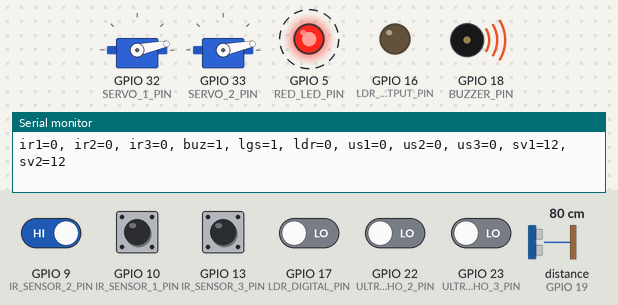
Bench run of a program on a simulated ESP32. Shown: 2 × servo, output pins drawn as LEDs (lit = HIGH), buzzer (waves = sounding), the last lines printed to the serial monitor. Wiring (inferred from the names in the program): ultrasonic range finder: trigger GPIO 14; echo GPIO 19. Dashed ring = blinking. The test bench sets the inputs (shaded band); at power-on: GPIO 9 (IR_SENSOR_2_PIN), GPIO 10 (IR_SENSOR_1_PIN), GPIO 13 (IR_SENSOR_3_PIN) HIGH, GPIO 17 (LDR_DIGITAL_PIN), GPIO 22 (ULTRASONIC_ECHO_2_PIN), GPIO 23 (ULTRASONIC_ECHO_3_PIN) LOW, distance to the obstacle (sensor on GPIO 19) 80 cm. The echo pulse lasts 58.3 µs per cm; pins used as bus, display or sensor lines are not drawn.

Above: at 1.26 s.
1.3 s: GPIO 17 (LDR_DIGITAL_PIN) driven HIGH
At 1.47 s:
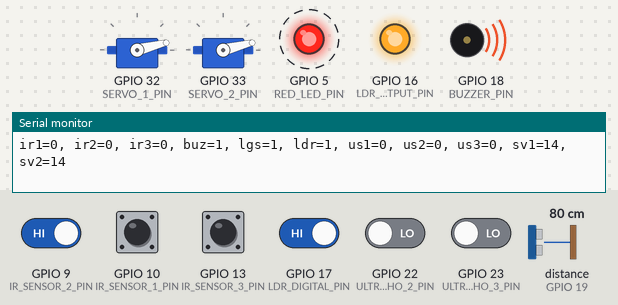
4.3 s: GPIO 17 (LDR_DIGITAL_PIN) driven LOW
At 5.12 s:
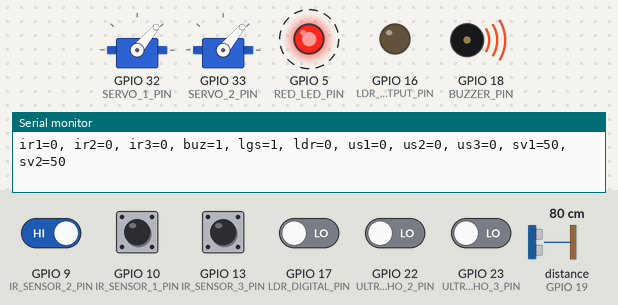
7.3 s: GPIO 17 (LDR_DIGITAL_PIN) driven HIGH
At 7.45 s:
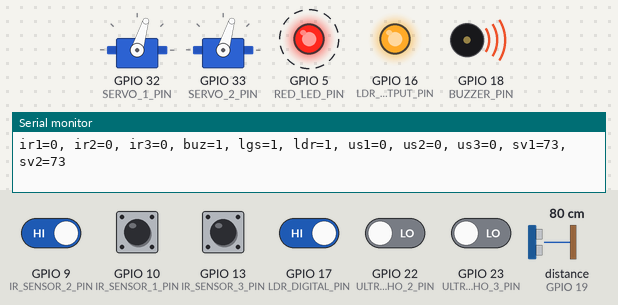
10.3 s: GPIO 9 (IR_SENSOR_2_PIN) driven LOW and GPIO 17 (LDR_DIGITAL_PIN) driven LOW
At 11.21 s:
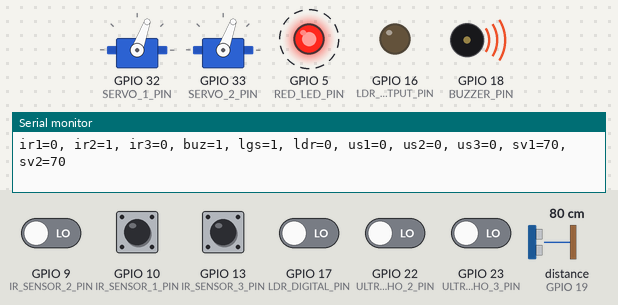
13.3 s: GPIO 17 (LDR_DIGITAL_PIN) driven HIGH
At 13.54 s:
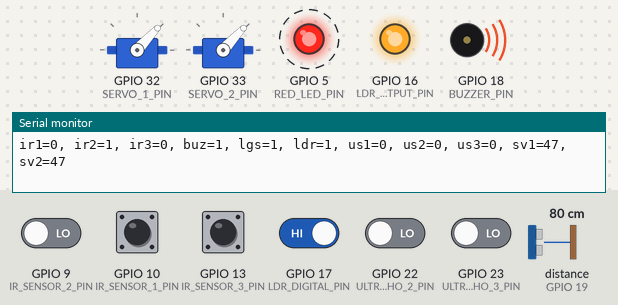
16.3 s: GPIO 17 (LDR_DIGITAL_PIN) driven LOW
At 21.36 s:
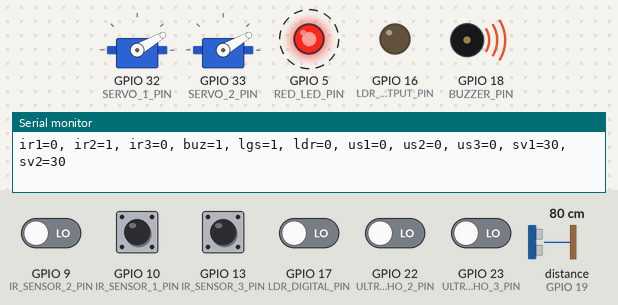
Timing chart, 0 to 22.9 s (numbered marks = the images above; inputs shaded):
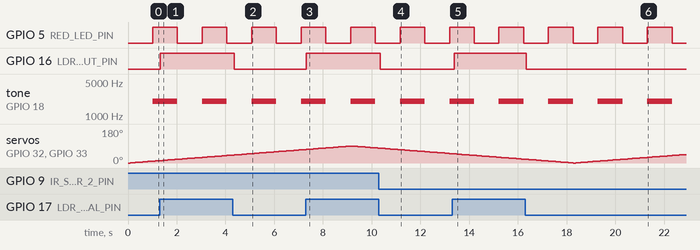

Measured:
- after the input at 1.3 s, GPIO 16 (LDR_OUTPUT_PIN): LOW → HIGH at once
- after the input at 4.3 s, GPIO 16 (LDR_OUTPUT_PIN): HIGH → LOW after 0.06 s
- after the input at 7.3 s, GPIO 16 (LDR_OUTPUT_PIN): LOW → HIGH at once
- after the input at 10.3 s, GPIO 16 (LDR_OUTPUT_PIN): HIGH → LOW after 0.05 s
- after the input at 13.3 s, GPIO 16 (LDR_OUTPUT_PIN): LOW → HIGH after 0.10 s
- after the input at 16.3 s, GPIO 16 (LDR_OUTPUT_PIN): HIGH → LOW at once
- by itself, GPIO 5 (RED_LED_PIN): alternates HIGH for 1.0 s and LOW for 1.0 s
- by itself, tone on GPIO 18 (BUZZER_PIN): alternates 2000 Hz for 1.0 s and silent for 1.0 s

The program:

main.cpp
```cpp
#include <Arduino.h>

#include "ir_obstacle_test.h"
#include "servo_test.h"
#include "ultrasonic_test.h"
#include "warnings_test.h"

constexpr int BUZZER_PIN = 18;
constexpr int RED_LED_PIN = 5;

constexpr int SERVO_1_PIN = 32;
constexpr int SERVO_2_PIN = 33;

constexpr int ULTRASONIC_TRIGGER_PIN = 14;
constexpr int ULTRASONIC_ECHO_1_PIN = 19;
constexpr int ULTRASONIC_ECHO_2_PIN = 22;
constexpr int ULTRASONIC_ECHO_3_PIN = 23;
constexpr float ULTRASONIC_OBSTACLE_DISTANCE_CM = 10.0f;

constexpr int IR_SENSOR_1_PIN = 10;
constexpr int IR_SENSOR_2_PIN = 9;
constexpr int IR_SENSOR_3_PIN = 13;

constexpr int LDR_DIGITAL_PIN = 17;
constexpr int LDR_OUTPUT_PIN = 16;

struct CsvData {
    int ir1;
    int ir2;
    int ir3;
    int buz;
    int lgs;
    int ls1;
    int ls2;
    int ldr;
    int us1;
    int us2;
    int us3;
    int sv1;
    int sv2;
};

void printStateLine(const CsvData& data)
{
    Serial.print("ir1=");
    Serial.print(data.ir1);
    Serial.print(", ir2=");
    Serial.print(data.ir2);
    Serial.print(", ir3=");
    Serial.print(data.ir3);
    Serial.print(", buz=");
    Serial.print(data.buz);
    Serial.print(", lgs=");
    Serial.print(data.lgs);
    Serial.print(", ldr=");
    Serial.print(data.ldr);
    Serial.print(", us1=");
    Serial.print(data.us1);
    Serial.print(", us2=");
    Serial.print(data.us2);
    Serial.print(", us3=");
    Serial.print(data.us3);
    Serial.print(", sv1=");
    Serial.print(data.sv1);
    Serial.print(", sv2=");
    Serial.println(data.sv2);
}

void setup()
{
    Serial.begin(115200);

    setupServoTest(SERVO_1_PIN, SERVO_2_PIN);
    setupUltrasonicTest(
        ULTRASONIC_TRIGGER_PIN,
        ULTRASONIC_ECHO_1_PIN,
        ULTRASONIC_ECHO_2_PIN,
        ULTRASONIC_ECHO_3_PIN);
    setupIrObstacleTest(IR_SENSOR_1_PIN, IR_SENSOR_2_PIN, IR_SENSOR_3_PIN);
    setupWarningsTest(BUZZER_PIN, RED_LED_PIN);

    pinMode(LDR_DIGITAL_PIN, INPUT);
    pinMode(LDR_OUTPUT_PIN, OUTPUT);
    digitalWrite(LDR_OUTPUT_PIN, LOW);
}

void loop()
{
    runServoTest();
    runUltrasonicTest();
    runIrObstacleTest();
    runWarningsTest();

    const int ir1 = getIrObstacleState(0);
    const int ir2 = getIrObstacleState(1);
    const int ir3 = getIrObstacleState(2);
    const int buz = getBuzzerState();
    const int lgs = getLedState();
    const int ldr = digitalRead(LDR_DIGITAL_PIN) == HIGH ? 1 : 0;
    const int us1 = isUltrasonicObstacleDetected(0, ULTRASONIC_OBSTACLE_DISTANCE_CM) ? 1 : 0;
    const int us2 = isUltrasonicObstacleDetected(1, ULTRASONIC_OBSTACLE_DISTANCE_CM) ? 1 : 0;
    const int us3 = isUltrasonicObstacleDetected(2, ULTRASONIC_OBSTACLE_DISTANCE_CM) ? 1 : 0;
    const int sv1 = static_cast<int>(getServoAngle1());
    const int sv2 = static_cast<int>(getServoAngle2());

    digitalWrite(LDR_OUTPUT_PIN, ldr == 1 ? HIGH : LOW);

    CsvData data = {
        .ir1 = ir1,
        .ir2 = ir2,
        .ir3 = ir3,
        .buz = buz,
        .lgs = lgs,
        .ldr = ldr,
        .us1 = us1,
        .us2 = us2,
        .us3 = us3,
        .sv1 = sv1,
        .sv2 = sv2
        };
    printStateLine(data);

    delay(100);
}
```

ir_obstacle_test.h
```cpp
#ifndef IR_OBSTACLE_TEST_H
#define IR_OBSTACLE_TEST_H

void setupIrObstacleTest(int sensor1Pin, int sensor2Pin, int sensor3Pin);
void runIrObstacleTest();
int getIrObstacleState(int sensorIndex);

#endif
```

servo_test.h
```cpp
#ifndef SERVO_TEST_H
#define SERVO_TEST_H

void setupServoTest(int servoPin1, int servoPin2);
void runServoTest();
float getServoAngle1();
float getServoAngle2();

#endif
```

ultrasonic_test.h
```cpp
#ifndef ULTRASONIC_TEST_H
#define ULTRASONIC_TEST_H

void setupUltrasonicTest(int trigPin, int echo1Pin, int echo2Pin, int echo3Pin);
void runUltrasonicTest();
float getUltrasonicDistanceCm(int sensorIndex);
bool isUltrasonicObstacleDetected(int sensorIndex, float maxDistanceCm);

#endif
```

warnings_test.h
```cpp
#ifndef WARNINGS_TEST_H
#define WARNINGS_TEST_H

void setupWarningsTest(int buzzerPin, int redLedPin);
void runWarningsTest();
void setWarningsTestEnabled(bool enabled);
bool isWarningActive();
int getBuzzerState();
int getLedState();

#endif
```

ir_obstacle_test.cpp
```cpp
#include "ir_obstacle_test.h"

#include <Arduino.h>

#include "ir_obstacle_driver.h"

namespace {
constexpr unsigned long kReadIntervalMs = 200;
unsigned long lastReadAtMs = 0;
}  // namespace

void setupIrObstacleTest(int sensor1Pin, int sensor2Pin, int sensor3Pin) {
  setupIrObstacleDriver(sensor1Pin, sensor2Pin, sensor3Pin);
  lastReadAtMs = 0;
}

void runIrObstacleTest() {
  const unsigned long now = millis();
  if (now - lastReadAtMs < kReadIntervalMs) {
    return;
  }

  lastReadAtMs = now;
  updateIrObstacleDriver();
}

int getIrObstacleState(int sensorIndex) {
  return getIrObstacleDriverState(sensorIndex);
}
```

servo_test.cpp
```cpp
#include "servo_test.h"

#include <Arduino.h>

#include "servo_driver.h"

namespace {
constexpr int kMinAngle = 0;
constexpr int kMaxAngle = 90;
constexpr unsigned long kStepDelayMs = 15;

int currentAngle = kMinAngle;
int direction = 1;
unsigned long lastStepAtMs = 0;
}  // namespace

void setupServoTest(int servoPin1, int servoPin2) {
  setupServoDriver(servoPin1, servoPin2);
  writeServoDriverAngles(currentAngle, currentAngle);
  lastStepAtMs = millis();
}

void runServoTest() {
  const unsigned long now = millis();
  if (now - lastStepAtMs < kStepDelayMs) {
    return;
  }

  lastStepAtMs = now;
  currentAngle += direction;

  if (currentAngle >= kMaxAngle) {
    currentAngle = kMaxAngle;
    direction = -1;
  } else if (currentAngle <= kMinAngle) {
    currentAngle = kMinAngle;
    direction = 1;
  }

  writeServoDriverAngles(currentAngle, currentAngle);
}

float getServoAngle1() {
  return getServoDriverAngle(0);
}

float getServoAngle2() {
  return getServoDriverAngle(1);
}
```

ultrasonic_test.cpp
```cpp
#include "ultrasonic_test.h"

#include <Arduino.h>

#include "ultrasonic_driver.h"

namespace {
constexpr unsigned long kEchoWaitMs = 50;
constexpr unsigned long kCycleDelayMs = 100;

enum class UltrasonicState {
  readyToTrigger,
  waitingForEcho,
};

UltrasonicState currentState = UltrasonicState::readyToTrigger;
unsigned long stateChangedAtMs = 0;

}  // namespace

void setupUltrasonicTest(int trigPin, int echo1Pin, int echo2Pin, int echo3Pin) {
  setupUltrasonicDriver(trigPin, echo1Pin, echo2Pin, echo3Pin);
  currentState = UltrasonicState::readyToTrigger;
  stateChangedAtMs = millis() - kCycleDelayMs;
}

void runUltrasonicTest() {
  const unsigned long now = millis();

  if (currentState == UltrasonicState::readyToTrigger) {
    if (now - stateChangedAtMs < kCycleDelayMs) {
      return;
    }

    updateUltrasonicDriver();
    currentState = UltrasonicState::waitingForEcho;
    stateChangedAtMs = now;
    return;
  }

  if (now - stateChangedAtMs < kEchoWaitMs) {
    return;
  }

  finalizeUltrasonicDriverMeasurement();
  currentState = UltrasonicState::readyToTrigger;
  stateChangedAtMs = now;
}

float getUltrasonicDistanceCm(int sensorIndex) {
  return getUltrasonicDriverDistanceCm(sensorIndex);
}

bool isUltrasonicObstacleDetected(int sensorIndex, float maxDistanceCm) {
  return isUltrasonicDriverObstacleDetected(sensorIndex, maxDistanceCm);
}
```

warnings_test.cpp
```cpp
#include "warnings_test.h"

#include <Arduino.h>

#include "warnings_driver.h"

namespace {
constexpr unsigned long kToggleIntervalMs = 1000;
unsigned long lastToggleAtMs = 0;
}  // namespace

void setupWarningsTest(int buzzerOutputPin, int redLedOutputPin) {
  setupWarningsDriver(buzzerOutputPin, redLedOutputPin);
  lastToggleAtMs = millis();
}

void runWarningsTest() {
  const unsigned long now = millis();
  if (now - lastToggleAtMs < kToggleIntervalMs) {
    return;
  }

  lastToggleAtMs = now;
  toggleWarningsDriver();
}

void setWarningsTestEnabled(bool enabled) {
  setWarningsDriverEnabled(enabled);
}

bool isWarningActive() {
  return isWarningsDriverEnabled();
}

int getBuzzerState() {
  return getWarningsDriverBuzzerState();
}

int getLedState() {
  return getWarningsDriverLedState();
}
```

ir_obstacle_driver.h
```cpp
#ifndef IR_OBSTACLE_DRIVER_H
#define IR_OBSTACLE_DRIVER_H

void setupIrObstacleDriver(int sensor1Pin, int sensor2Pin, int sensor3Pin);
void updateIrObstacleDriver();
int getIrObstacleDriverState(int sensorIndex);

#endif
```

servo_driver.h
```cpp
#ifndef SERVO_DRIVER_H
#define SERVO_DRIVER_H

void setupServoDriver(int servoPin1, int servoPin2);
void writeServoDriverAngles(int angle1, int angle2);
float getServoDriverAngle(int servoIndex);

#endif
```

ultrasonic_driver.h
```cpp
#ifndef ULTRASONIC_DRIVER_H
#define ULTRASONIC_DRIVER_H

void setupUltrasonicDriver(int trigPin, int echo1Pin, int echo2Pin, int echo3Pin);
void updateUltrasonicDriver();
void finalizeUltrasonicDriverMeasurement();
float getUltrasonicDriverDistanceCm(int sensorIndex);
bool isUltrasonicDriverObstacleDetected(int sensorIndex, float maxDistanceCm);

#endif
```

warnings_driver.h
```cpp
#ifndef WARNINGS_DRIVER_H
#define WARNINGS_DRIVER_H

void setupWarningsDriver(int buzzerPin, int redLedPin);
void setWarningsDriverEnabled(bool enabled);
void toggleWarningsDriver();
bool isWarningsDriverEnabled();
int getWarningsDriverBuzzerState();
int getWarningsDriverLedState();

#endif
```

ir_obstacle_driver.cpp
```cpp
#include "ir_obstacle_driver.h"

#include <Arduino.h>

namespace {
constexpr int kSensorCount = 3;

int sensorPins[kSensorCount] = {-1, -1, -1};
int sensorStates[kSensorCount] = {0, 0, 0};
}  // namespace

void setupIrObstacleDriver(int sensor1Pin, int sensor2Pin, int sensor3Pin) {
  sensorPins[0] = sensor1Pin;
  sensorPins[1] = sensor2Pin;
  sensorPins[2] = sensor3Pin;

  for (int i = 0; i < kSensorCount; i++) {
    pinMode(sensorPins[i], INPUT);
    sensorStates[i] = 0;
  }
}

void updateIrObstacleDriver() {
  for (int i = 0; i < kSensorCount; i++) {
    sensorStates[i] = digitalRead(sensorPins[i]) == LOW ? 1 : 0;
  }
}

int getIrObstacleDriverState(int sensorIndex) {
  if (sensorIndex < 0 || sensorIndex >= kSensorCount) {
    return 0;
  }

  return sensorStates[sensorIndex];
}
```

servo_driver.cpp
```cpp
#include "servo_driver.h"

#include <ESP32Servo.h>

namespace {
constexpr int kServoCount = 2;

Servo servos[kServoCount];
float servoAngles[kServoCount] = {0.0f, 0.0f};
}  // namespace

void setupServoDriver(int servoPin1, int servoPin2) {
  servos[0].attach(servoPin1);
  servos[1].attach(servoPin2);
}

void writeServoDriverAngles(int angle1, int angle2) {
  servoAngles[0] = static_cast<float>(angle1);
  servoAngles[1] = static_cast<float>(angle2);

  servos[0].write(angle1);
  servos[1].write(angle2);
}

float getServoDriverAngle(int servoIndex) {
  if (servoIndex < 0 || servoIndex >= kServoCount) {
    return 0.0f;
  }

  return servoAngles[servoIndex];
}
```

ultrasonic_driver.cpp
```cpp
#include "ultrasonic_driver.h"

#include <Arduino.h>

namespace {
constexpr int kSensorCount = 3;
constexpr unsigned long kMinPulseDurationUs = 100;

int triggerPin = -1;
int echoPins[kSensorCount] = {-1, -1, -1};

volatile unsigned long startTimes[kSensorCount] = {0, 0, 0};
volatile unsigned long latestTravelTimes[kSensorCount] = {0, 0, 0};
volatile bool latestPulseCompleted[kSensorCount] = {false, false, false};
volatile bool cyclePulseCompleted[kSensorCount] = {false, false, false};

void IRAM_ATTR handleEchoInterrupt(int sensorIndex) {
  const int echoPin = echoPins[sensorIndex];
  if (digitalRead(echoPin) == HIGH) {
    startTimes[sensorIndex] = micros();
    return;
  }

  if (startTimes[sensorIndex] == 0) {
    return;
  }

  const unsigned long duration = micros() - startTimes[sensorIndex];
  if (duration > kMinPulseDurationUs) {
    latestTravelTimes[sensorIndex] = duration;
    cyclePulseCompleted[sensorIndex] = true;
  }
}

void IRAM_ATTR echoISR1() {
  handleEchoInterrupt(0);
}

void IRAM_ATTR echoISR2() {
  handleEchoInterrupt(1);
}

void IRAM_ATTR echoISR3() {
  handleEchoInterrupt(2);
}

void startMeasurementCycle() {
  for (int i = 0; i < kSensorCount; i++) {
    startTimes[i] = 0;
    cyclePulseCompleted[i] = false;
  }
}
}  // namespace

void setupUltrasonicDriver(int trigPin, int echo1Pin, int echo2Pin, int echo3Pin) {
  triggerPin = trigPin;
  echoPins[0] = echo1Pin;
  echoPins[1] = echo2Pin;
  echoPins[2] = echo3Pin;

  pinMode(triggerPin, OUTPUT);
  digitalWrite(triggerPin, LOW);
  delayMicroseconds(2);

  for (int i = 0; i < kSensorCount; i++) {
    pinMode(echoPins[i], INPUT);
  }

  attachInterrupt(digitalPinToInterrupt(echoPins[0]), echoISR1, CHANGE);
  attachInterrupt(digitalPinToInterrupt(echoPins[1]), echoISR2, CHANGE);
  attachInterrupt(digitalPinToInterrupt(echoPins[2]), echoISR3, CHANGE);

  startMeasurementCycle();
}

void updateUltrasonicDriver() {
  startMeasurementCycle();
  digitalWrite(triggerPin, HIGH);
  delayMicroseconds(10);
  digitalWrite(triggerPin, LOW);
}

void finalizeUltrasonicDriverMeasurement() {
  for (int i = 0; i < kSensorCount; i++) {
    latestPulseCompleted[i] = cyclePulseCompleted[i];
  }
}

float getUltrasonicDriverDistanceCm(int sensorIndex) {
  if (sensorIndex < 0 || sensorIndex >= kSensorCount) {
    return 0.0f;
  }

  if (!latestPulseCompleted[sensorIndex]) {
    return 0.0f;
  }

  return latestTravelTimes[sensorIndex] / 58.0f;
}

bool isUltrasonicDriverObstacleDetected(int sensorIndex, float maxDistanceCm) {
  const float distanceCm = getUltrasonicDriverDistanceCm(sensorIndex);
  if (distanceCm <= 0.0f) {
    return false;
  }

  return distanceCm <= maxDistanceCm;
}
```

warnings_driver.cpp
```cpp
#include "warnings_driver.h"

#include <Arduino.h>

namespace {
constexpr int kBuzzerPwmChannel = 15;
constexpr int kBuzzerPwmFrequencyHz = 2000;
constexpr int kBuzzerPwmResolutionBits = 8;
constexpr int kBuzzerPwmDutyOn = 64;

int buzzerPin = -1;
int redLedPin = -1;
bool warningEnabled = false;
int buzzerState = LOW;
int ledState = LOW;

void writeOutputs() {
  ledcWrite(kBuzzerPwmChannel, warningEnabled ? kBuzzerPwmDutyOn : 0);
  digitalWrite(redLedPin, warningEnabled ? HIGH : LOW);

  buzzerState = warningEnabled ? 1 : 0;
  ledState = warningEnabled ? 1 : 0;
}
}  // namespace

void setupWarningsDriver(int buzzerOutputPin, int redLedOutputPin) {
  buzzerPin = buzzerOutputPin;
  redLedPin = redLedOutputPin;

  ledcSetup(kBuzzerPwmChannel, kBuzzerPwmFrequencyHz, kBuzzerPwmResolutionBits);
  ledcAttachPin(buzzerPin, kBuzzerPwmChannel);
  pinMode(redLedPin, OUTPUT);

  warningEnabled = false;
  writeOutputs();
}

void setWarningsDriverEnabled(bool enabled) {
  warningEnabled = enabled;
  writeOutputs();
}

void toggleWarningsDriver() {
  setWarningsDriverEnabled(!warningEnabled);
}

bool isWarningsDriverEnabled() {
  return warningEnabled;
}

int getWarningsDriverBuzzerState() {
  return buzzerState;
}

int getWarningsDriverLedState() {
  return ledState;
}
```
